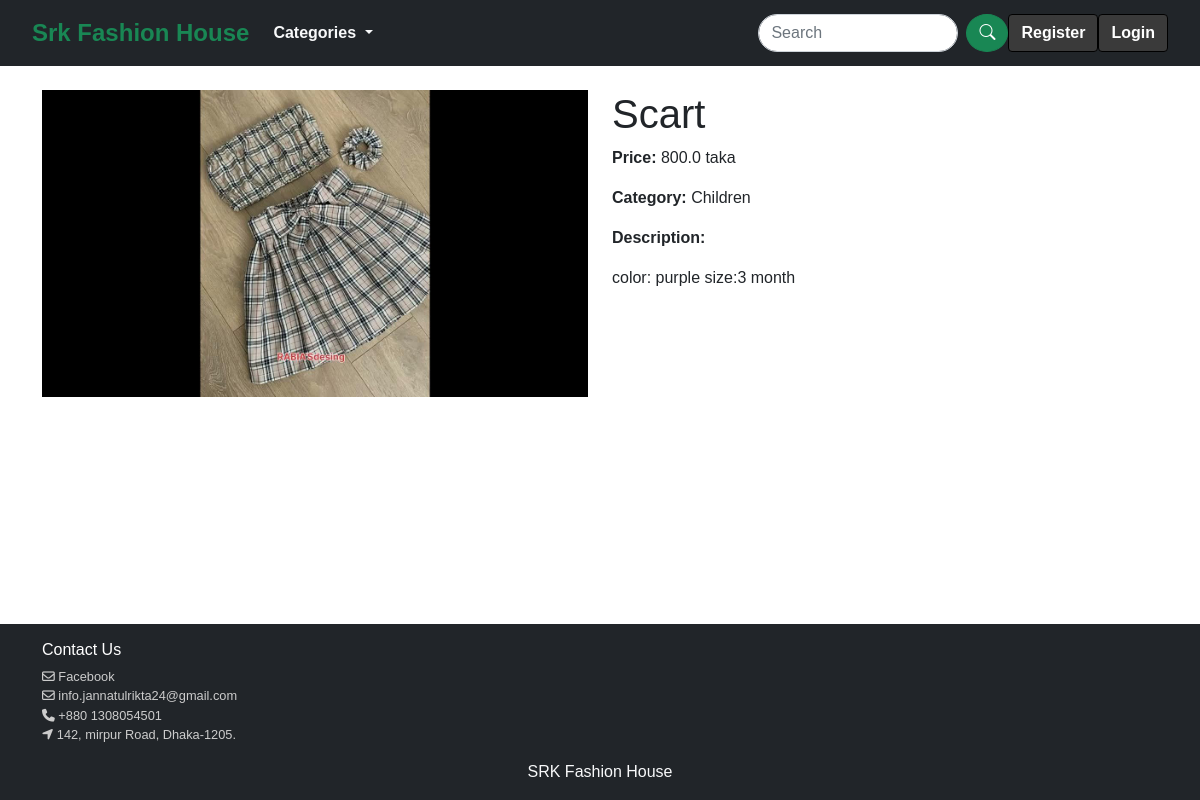
Page /products/product/6/ on the earlier database version.
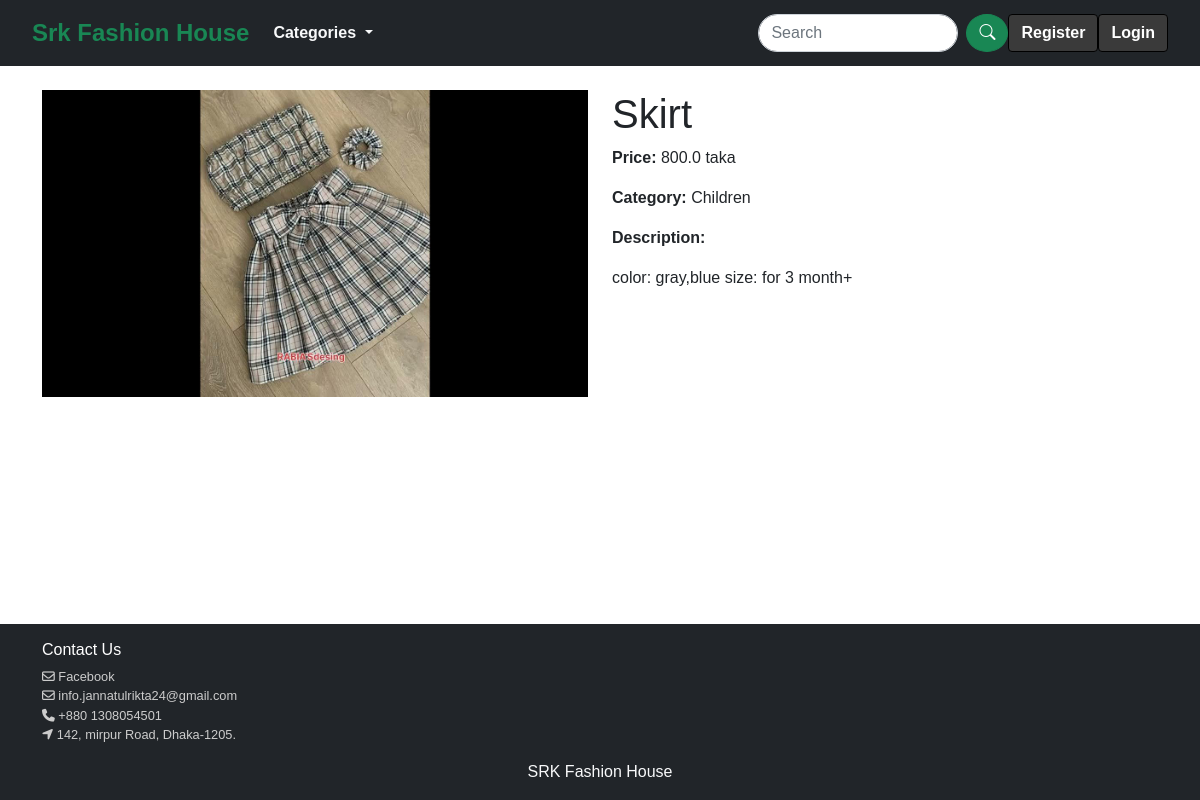
Same page on the later database version.
### products/models.py (models this page shows, shortened)
class Product(models.Model):
    name = models.CharField(max_length=100)
    price = models.FloatField()
    image = models.ImageField(upload_to='products', null=True, blank=True)
    description = models.TextField()
    CATEGORY_CHOICES = [
        ('men', 'Men'),
        ('women', 'Women'),
        ('children', 'Children'),
    ]
    category = models.CharField(
        max_length=100,
        choices=CATEGORY_CHOICES,
        default='women',
    )

### products/views.py (the view)
# urls.py: path('product/<int:pk>/', views.product_details, name='product_details'),
def product_details(request, pk):
    product = get_object_or_404(Product, pk=pk)
    return render(request, 'product_details.html', {'product': product})

### templates/product_details.html (shortened to what this page needs)
{% extends 'base.html' %}
{% block content %}
<div class="container mt-4">
    <div class="row">
        <div class="col-md-6">
            <img src="{{ product.image.url }}" alt="{{ product.name }}" class="img-fluid">
        </div>
        <div class="col-md-6">
            <h1>{{ product.name }}</h1>
            <p><strong>Price:</strong> {{ product.price }} taka</p>
            <p><strong>Category:</strong> {{ product.get_category_display }}</p>
            <p><strong>Description:</strong></p>
            <p>{{ product.description }}</p>
        </div>
    </div>
</div>
{% endblock %}

Differences in the rows shown:
changed Product "Children": name "Scart" → "Skirt"; description "color: purple size:3 month" → "color: gray,blue size: for 3 month+"
